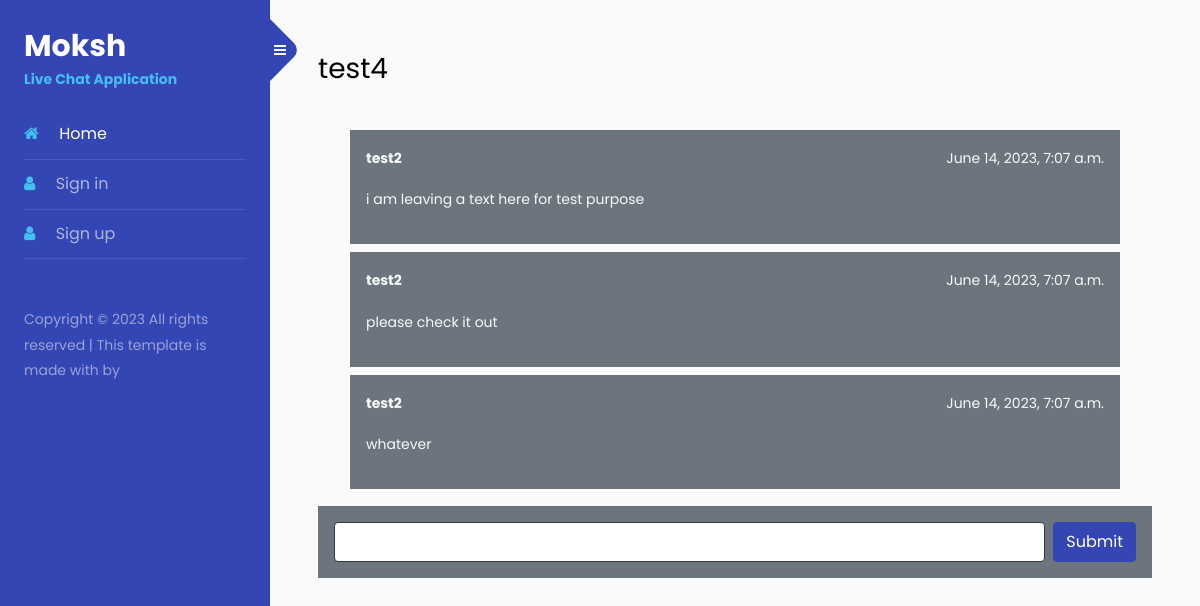
Page /groups/test4/ on the committed database.
### group/models.py (models this page shows)
class Group(models.Model):
    name = models.CharField(max_length=255)
    slug = models.SlugField(unique=True)

class Message(models.Model):
    group = models.ForeignKey(Group, related_name='messages', on_delete=models.CASCADE)
    user = models.ForeignKey(User, related_name='messages', on_delete=models.CASCADE)
    content = models.TextField()
    datetime = models.DateTimeField(auto_now_add=True)
    class Meta:
        ordering = ('datetime',)

### chat/models.py (models this page shows, shortened)
class User(AbstractUser):
    id = models.AutoField(primary_key=True)
    username = models.CharField(max_length=64, unique=True)
    password = models.CharField(max_length=100)
    isadmin = models.BooleanField(default=False)

### group/views.py (the view)
# urls.py: path('<slug:slug>/', views.group, name="group"),
def group(request, slug):
    group = Group.objects.get(slug=slug)
    messages = Message.objects.filter(group=group)
    return render(request, 'group/group.html', {
        'group': group,
        'messages': messages
    })

### group/templates/group/group.html (shortened to what this page needs)
{% extends 'chat/layout.html' %}
{% block body %}
<div>
    <h3>{{group.name}}</h3>
    <div class="chat  rounded p-4" id="chat">
        {% for message in messages %}
        <div class="chat-messages bg-secondary p-3 m-2 text-light">
            <div class="header d-flex justify-content-between">
                <p><b>{{ message.user.username }}</b></p>
                <p>{{ message.datetime }}</p>
            </div>
            <p>{{ message.content }}</p>
        </div>
        {% endfor %}
    </div>
    <div class="chat-messages bg-secondary p-3 mt-2 text-light">
        <form action="." method="POST" class="d-flex">
            <input type="text" name="content" id="" class="form-control chat-msg">
            <button type="submit" class="ml-2 btn btn-primary chat-msg-submit">Submit</button>
        </form>
    </div>
</div>
{% endblock%}

### chat/templates/chat/layout.html (style rules this page uses)
.chat { height: 400px; overflow-y: auto; }

### rows in the picture
Group: name "test4"
Message: user.username "test2", datetime "June 14, 2023, 7:07 a.m.", content "i am leaving a text here for test purpose"
Message: user.username "test2", datetime "June 14, 2023, 7:07 a.m.", content "please check it out"
Message: user.username "test2", datetime "June 14, 2023, 7:07 a.m.", content "whatever"
